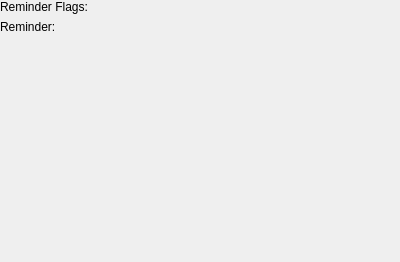
<?xml version="1.0" encoding="UTF-8"?>
<ui version="4.0">
 <class>deviceSettings</class>
 <widget class="QWidget" name="deviceSettings">
  <property name="geometry">
   <rect>
    <x>0</x>
    <y>0</y>
    <width>400</width>
    <height>262</height>
   </rect>
  </property>
  <property name="windowTitle">
   <string>Device Settings</string>
  </property>
  <layout class="QFormLayout" name="formLayout">
   <property name="leftMargin">
    <number>0</number>
   </property>
   <property name="topMargin">
    <number>0</number>
   </property>
   <property name="rightMargin">
    <number>0</number>
   </property>
   <property name="bottomMargin">
    <number>0</number>
   </property>
   <item row="0" column="0">
    <widget class="QLabel" name="reminderFlagsText">
     <property name="text">
      <string>Reminder Flags:</string>
     </property>
    </widget>
   </item>
   <item row="0" column="1">
    <layout class="QHBoxLayout" name="reminderFlagsLayout"/>
   </item>
   <item row="1" column="0">
    <widget class="QLabel" name="reminderText">
     <property name="text">
      <string>Reminder:</string>
     </property>
    </widget>
   </item>
   <item row="1" column="1">
    <layout class="QHBoxLayout" name="reminderLayout"/>
   </item>
  </layout>
 </widget>
 <resources/>
 <connections/>
</ui>
